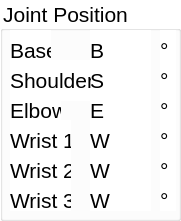
     <widget class="QGroupBox" name="joint_position">
      <property name="geometry">
       <rect>
        <x>1210</x>
        <y>490</y>
        <width>181</width>
        <height>221</height>
       </rect>
      </property>
      <property name="font">
       <font>
        <family>System</family>
        <pointsize>16</pointsize>
       </font>
      </property>
      <property name="styleSheet">
       <string notr="true">background-color: rgb(255, 255, 255);</string>
      </property>
      <property name="title">
       <string>Joint Position</string>
      </property>
      <widget class="QLabel" name="degree_0">
       <property name="geometry">
        <rect>
         <x>160</x>
         <y>30</y>
         <width>16</width>
         <height>41</height>
        </rect>
       </property>
       <property name="font">
        <font>
         <family>System</family>
         <pointsize>16</pointsize>
         <bold>false</bold>
        </font>
       </property>
       <property name="text">
        <string>°</string>
       </property>
       <property name="alignment">
        <set>Qt::AlignmentFlag::AlignLeading|Qt::AlignmentFlag::AlignLeft|Qt::AlignmentFlag::AlignVCenter</set>
       </property>
      </widget>
      <widget class="QLabel" name="shoulder">
       <property name="geometry">
        <rect>
         <x>90</x>
         <y>60</y>
         <width>61</width>
         <height>41</height>
        </rect>
       </property>
       <property name="font">
        <font>
         <family>System</family>
         <pointsize>16</pointsize>
         <bold>false</bold>
        </font>
       </property>
       <property name="text">
        <string>S</string>
       </property>
       <property name="alignment">
        <set>Qt::AlignmentFlag::AlignLeading|Qt::AlignmentFlag::AlignLeft|Qt::AlignmentFlag::AlignVCenter</set>
       </property>
      </widget>
      <widget class="QLabel" name="base">
       <property name="geometry">
        <rect>
         <x>90</x>
         <y>30</y>
         <width>61</width>
         <height>41</height>
        </rect>
       </property>
       <property name="font">
        <font>
         <family>System</family>
         <pointsize>16</pointsize>
         <bold>false</bold>
        </font>
       </property>
       <property name="text">
        <string>B</string>
       </property>
       <property name="alignment">
        <set>Qt::AlignmentFlag::AlignLeading|Qt::AlignmentFlag::AlignLeft|Qt::AlignmentFlag::AlignVCenter</set>
       </property>
      </widget>
      <widget class="QLabel" name="elbow">
       <property name="geometry">
        <rect>
         <x>90</x>
         <y>90</y>
         <width>61</width>
         <height>41</height>
        </rect>
       </property>
       <property name="font">
        <font>
         <family>System</family>
         <pointsize>16</pointsize>
         <bold>false</bold>
        </font>
       </property>
       <property name="text">
        <string>E</string>
       </property>
       <property name="alignment">
        <set>Qt::AlignmentFlag::AlignLeading|Qt::AlignmentFlag::AlignLeft|Qt::AlignmentFlag::AlignVCenter</set>
       </property>
      </widget>
      <widget class="QLabel" name="label_elbow">
       <property name="geometry">
        <rect>
         <x>10</x>
         <y>90</y>
         <width>51</width>
         <height>41</height>
        </rect>
       </property>
       <property name="font">
        <font>
         <family>System</family>
         <pointsize>16</pointsize>
         <bold>false</bold>
        </font>
       </property>
       <property name="text">
        <string>Elbow</string>
       </property>
       <property name="alignment">
        <set>Qt::AlignmentFlag::AlignLeading|Qt::AlignmentFlag::AlignLeft|Qt::AlignmentFlag::AlignVCenter</set>
       </property>
      </widget>
      <widget class="QLabel" name="label_shoulder">
       <property name="geometry">
        <rect>
         <x>10</x>
         <y>60</y>
         <width>81</width>
         <height>41</height>
        </rect>
       </property>
       <property name="font">
        <font>
         <family>System</family>
         <pointsize>16</pointsize>
         <bold>false</bold>
        </font>
       </property>
       <property name="text">
        <string>Shoulder</string>
       </property>
       <property name="alignment">
        <set>Qt::AlignmentFlag::AlignLeading|Qt::AlignmentFlag::AlignLeft|Qt::AlignmentFlag::AlignVCenter</set>
       </property>
      </widget>
      <widget class="QLabel" name="label_base">
       <property name="geometry">
        <rect>
         <x>10</x>
         <y>30</y>
         <width>41</width>
         <height>41</height>
        </rect>
       </property>
       <property name="font">
        <font>
         <family>System</family>
         <pointsize>16</pointsize>
         <bold>false</bold>
        </font>
       </property>
       <property name="text">
        <string>Base</string>
       </property>
       <property name="alignment">
        <set>Qt::AlignmentFlag::AlignLeading|Qt::AlignmentFlag::AlignLeft|Qt::AlignmentFlag::AlignVCenter</set>
       </property>
      </widget>
      <widget class="QLabel" name="wrist_1">
       <property name="geometry">
        <rect>
         <x>10</x>
         <y>120</y>
         <width>61</width>
         <height>41</height>
        </rect>
       </property>
       <property name="font">
        <font>
         <family>System</family>
         <pointsize>16</pointsize>
         <bold>false</bold>
        </font>
       </property>
       <property name="text">
        <string>Wrist 1</string>
       </property>
       <property name="alignment">
        <set>Qt::AlignmentFlag::AlignLeading|Qt::AlignmentFlag::AlignLeft|Qt::AlignmentFlag::AlignVCenter</set>
       </property>
      </widget>
      <widget class="QLabel" name="wrist_2">
       <property name="geometry">
        <rect>
         <x>10</x>
         <y>150</y>
         <width>61</width>
         <height>41</height>
        </rect>
       </property>
       <property name="font">
        <font>
         <family>System</family>
         <pointsize>16</pointsize>
         <bold>false</bold>
        </font>
       </property>
       <property name="text">
        <string>Wrist 2</string>
       </property>
       <property name="alignment">
        <set>Qt::AlignmentFlag::AlignLeading|Qt::AlignmentFlag::AlignLeft|Qt::AlignmentFlag::AlignVCenter</set>
       </property>
      </widget>
      <widget class="QLabel" name="wrist_3">
       <property name="geometry">
        <rect>
         <x>10</x>
         <y>190</y>
         <width>61</width>
         <height>21</height>
        </rect>
       </property>
       <property name="font">
        <font>
         <family>System</family>
         <pointsize>16</pointsize>
         <bold>false</bold>
        </font>
       </property>
       <property name="text">
        <string>Wrist 3</string>
       </property>
       <property name="alignment">
        <set>Qt::AlignmentFlag::AlignLeading|Qt::AlignmentFlag::AlignLeft|Qt::AlignmentFlag::AlignVCenter</set>
       </property>
      </widget>
      <widget class="QLabel" name="wrist_4">
       <property name="geometry">
        <rect>
         <x>90</x>
         <y>120</y>
         <width>61</width>
         <height>41</height>
        </rect>
       </property>
       <property name="font">
        <font>
         <family>System</family>
         <pointsize>16</pointsize>
         <bold>false</bold>
        </font>
       </property>
       <property name="text">
        <string>W</string>
       </property>
       <property name="alignment">
        <set>Qt::AlignmentFlag::AlignLeading|Qt::AlignmentFlag::AlignLeft|Qt::AlignmentFlag::AlignVCenter</set>
       </property>
      </widget>
      <widget class="QLabel" name="wrist_5">
       <property name="geometry">
        <rect>
         <x>90</x>
         <y>150</y>
         <width>61</width>
         <height>41</height>
        </rect>
       </property>
       <property name="font">
        <font>
         <family>System</family>
         <pointsize>16</pointsize>
         <bold>false</bold>
        </font>
       </property>
       <property name="text">
        <string>W</string>
       </property>
       <property name="alignment">
        <set>Qt::AlignmentFlag::AlignLeading|Qt::AlignmentFlag::AlignLeft|Qt::AlignmentFlag::AlignVCenter</set>
       </property>
      </widget>
      <widget class="QLabel" name="wrist_6">
       <property name="geometry">
        <rect>
         <x>90</x>
         <y>190</y>
         <width>61</width>
         <height>21</height>
        </rect>
       </property>
       <property name="font">
        <font>
         <family>System</family>
         <pointsize>16</pointsize>
         <bold>false</bold>
        </font>
       </property>
       <property name="text">
        <string>W</string>
       </property>
       <property name="alignment">
        <set>Qt::AlignmentFlag::AlignLeading|Qt::AlignmentFlag::AlignLeft|Qt::AlignmentFlag::AlignVCenter</set>
       </property>
      </widget>
      <widget class="QLabel" name="degree_1">
       <property name="geometry">
        <rect>
         <x>160</x>
         <y>60</y>
         <width>16</width>
         <height>41</height>
        </rect>
       </property>
       <property name="font">
        <font>
         <family>System</family>
         <pointsize>16</pointsize>
         <bold>false</bold>
        </font>
       </property>
       <property name="text">
        <string>°</string>
       </property>
       <property name="alignment">
        <set>Qt::AlignmentFlag::AlignLeading|Qt::AlignmentFlag::AlignLeft|Qt::AlignmentFlag::AlignVCenter</set>
       </property>
      </widget>
      <widget class="QLabel" name="degree_2">
       <property name="geometry">
        <rect>
         <x>160</x>
         <y>90</y>
         <width>16</width>
         <height>41</height>
        </rect>
       </property>
       <property name="font">
        <font>
         <family>System</family>
         <pointsize>16</pointsize>
         <bold>false</bold>
        </font>
       </property>
       <property name="text">
        <string>°</string>
       </property>
       <property name="alignment">
        <set>Qt::AlignmentFlag::AlignLeading|Qt::AlignmentFlag::AlignLeft|Qt::AlignmentFlag::AlignVCenter</set>
       </property>
      </widget>
      <widget class="QLabel" name="degree_3">
       <property name="geometry">
        <rect>
         <x>160</x>
         <y>120</y>
         <width>16</width>
         <height>41</height>
        </rect>
       </property>
       <property name="font">
        <font>
         <family>System</family>
         <pointsize>16</pointsize>
         <bold>false</bold>
        </font>
       </property>
       <property name="text">
        <string>°</string>
       </property>
       <property name="alignment">
        <set>Qt::AlignmentFlag::AlignLeading|Qt::AlignmentFlag::AlignLeft|Qt::AlignmentFlag::AlignVCenter</set>
       </property>
      </widget>
      <widget class="QLabel" name="degree_4">
       <property name="geometry">
        <rect>
         <x>160</x>
         <y>150</y>
         <width>16</width>
         <height>41</height>
        </rect>
       </property>
       <property name="font">
        <font>
         <family>System</family>
         <pointsize>16</pointsize>
         <bold>false</bold>
        </font>
       </property>
       <property name="text">
        <string>°</string>
       </property>
       <property name="alignment">
        <set>Qt::AlignmentFlag::AlignLeading|Qt::AlignmentFlag::AlignLeft|Qt::AlignmentFlag::AlignVCenter</set>
       </property>
      </widget>
      <widget class="QLabel" name="degree_5">
       <property name="geometry">
        <rect>
         <x>160</x>
         <y>190</y>
         <width>16</width>
         <height>21</height>
        </rect>
       </property>
       <property name="font">
        <font>
         <family>System</family>
         <pointsize>16</pointsize>
         <bold>false</bold>
        </font>
       </property>
       <property name="text">
        <string>°</string>
       </property>
       <property name="alignment">
        <set>Qt::AlignmentFlag::AlignLeading|Qt::AlignmentFlag::AlignLeft|Qt::AlignmentFlag::AlignVCenter</set>
       </property>
      </widget>
     </widget>
